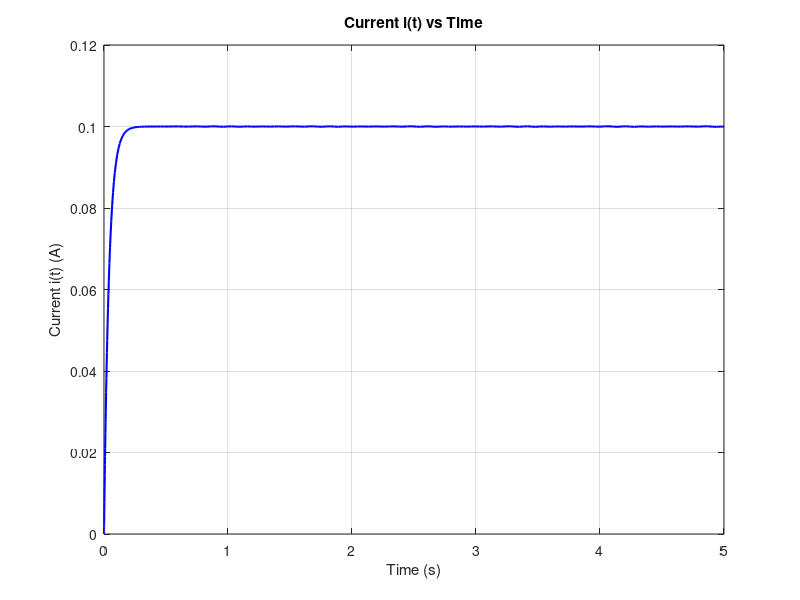
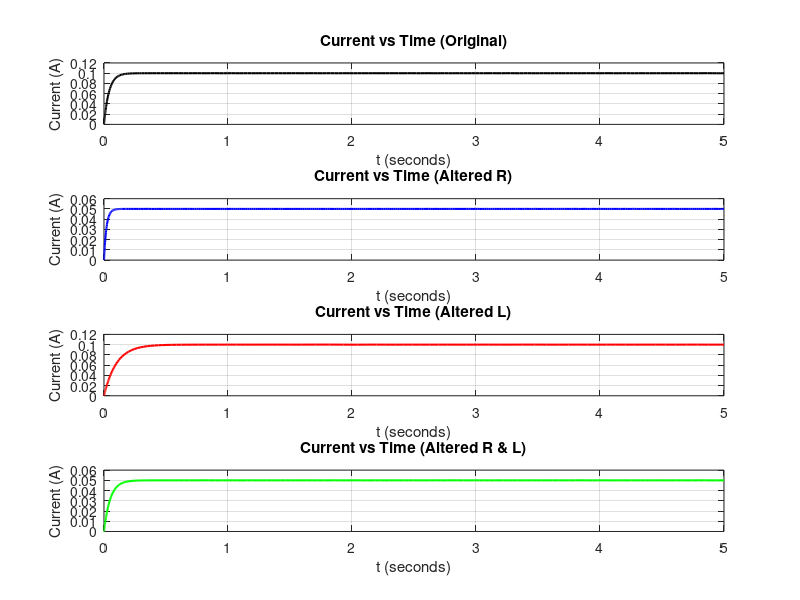

Write MATLAB code to recreate these figures, in order.
%% Given Parameters
R = 50;             % Resistance
L = 2;              % Inductance

%% Question 3.2
V = 5;

% Use ODE45
tspan = [0 5];
i0 = 0
ode_function = @(t, i) (V - R * i) / L;
[t,i] = ode45(ode_function, tspan, i0);

%Plot
figure;
plot(t, i, 'b', 'LineWidth', 1.5);
xlabel('Time (s)');
ylabel('Current i(t) (A)');
title('Current i(t) vs Time');
grid on;

saveas(gcf, 'Figures/figure32.png');

%% Question 3.3
tspan = [0 5]; 
i0 = 0;

% Original 
R = 50; % Resistance 
L = 2; % Inductance 
V = 5;

ode_function1 = @(t, i) (V - R * i) / L; 
[t1, i1] = ode45(ode_function1, tspan, i0);

% Altered R 
R = 100; % Resistance 

ode_function2 = @(t, i) (V - R * i) / L; 
[t2, i2] = ode45(ode_function2, tspan, i0);

% Altered L 
R = 50; % Reset Resistance
L = 5; % Alter Inductance

ode_function3 = @(t, i) (V - R * i) / L; 
[t3, i3] = ode45(ode_function3, tspan, i0);

% Both Altered 
R = 100; % Resistance 
L = 5; % Inductance 

ode_function4 = @(t, i) (V - R * i) / L; 
[t4, i4] = ode45(ode_function4, tspan, i0);

% Create Figure Directory
if ~exist('Figures', 'dir')
    mkdir('Figures');
end

% Plot
figure;

subplot(4, 1, 1); 
plot(t1, i1, 'k', 'LineWidth', 1.5); 
xlabel('t (seconds)'); ylabel('Current (A)'); 
title('Current vs Time (Original)'); 
grid on;

subplot(4, 1, 2); 
plot(t2, i2, 'b', 'LineWidth', 1.5); 
xlabel('t (seconds)'); ylabel('Current (A)'); 
title('Current vs Time (Altered R)'); 
grid on;

subplot(4, 1, 3); 
plot(t3, i3, 'r', 'LineWidth', 1.5); 
xlabel('t (seconds)'); ylabel('Current (A)'); 
title('Current vs Time (Altered L)'); 
grid on;

subplot(4, 1, 4); 
plot(t4, i4, 'g', 'LineWidth', 1.5); 
xlabel('t (seconds)'); ylabel('Current (A)'); 
title('Current vs Time (Altered R & L)'); 
grid on;

% Save Figure
saveas(gcf, 'Figures/figure33.png');


%% Question 3.4